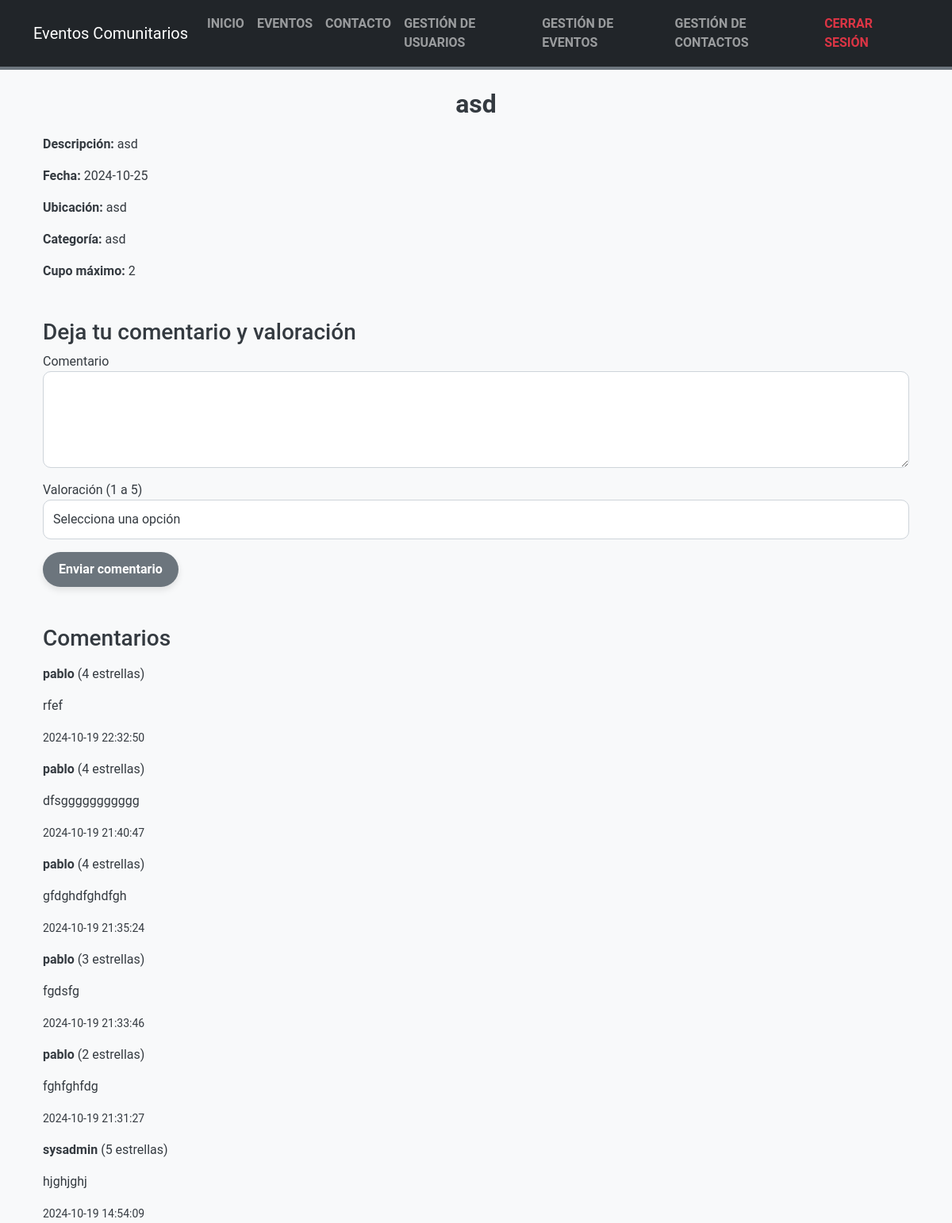
Screenshot of /src/views/evento_detalles.php?id=19 (signed in) with the database file from the repository.
### tables this page shows
CREATE TABLE `eventos` (
  `id` int(11) NOT NULL,
  `titulo` varchar(100) DEFAULT NULL,
  `descripcion` text DEFAULT NULL,
  `fecha` date DEFAULT NULL,
  `ubicacion` varchar(100) DEFAULT NULL,
  `categoria` varchar(50) DEFAULT NULL,
  `cupo` int(11) DEFAULT NULL,
  `admin_id` int(11) DEFAULT NULL
);

CREATE TABLE `comentarios` (
  `id` int(11) NOT NULL,
  `evento_id` int(11) NOT NULL,
  `usuario_id` int(11) NOT NULL,
  `comentario` text NOT NULL,
  `valoracion` int(11) NOT NULL CHECK (`valoracion` >= 1 and `valoracion` <= 5),
  `fecha` timestamp NOT NULL DEFAULT current_timestamp()
);

CREATE TABLE `usuarios` (
  `id` int(11) NOT NULL,
  `nombre` varchar(100) NOT NULL,
  `email` varchar(100) DEFAULT NULL,
  `password` varchar(255) DEFAULT NULL,
  `tipo_usuario` enum('admin','usuario') DEFAULT 'usuario',
  `estado` varchar(20) DEFAULT 'habilitado'
);

### src/views/evento_detalles.php (the view, shortened to what this page needs)
<?php
include '../../includes/header.php';
include '../../config/db_connection.php';
if (isset($_GET['id'])) {
    $evento_id = intval($_GET['id']);
    $sql = "SELECT * FROM eventos WHERE id = :id";
    $stmt = $conn->prepare($sql);
    $stmt->execute(['id' => $evento_id]);
    $evento = $stmt->fetch(PDO::FETCH_ASSOC);
    if ($evento) {
        ?>
        <div class="container mt-4">
            <h2><?php echo htmlspecialchars($evento['titulo']); ?></h2>
            <p><strong>Descripción:</strong> <?php echo nl2br(htmlspecialchars($evento['descripcion'])); ?></p>
            <p><strong>Fecha:</strong> <?php echo htmlspecialchars($evento['fecha']); ?></p>
            <p><strong>Ubicación:</strong> <?php echo htmlspecialchars($evento['ubicacion']); ?></p>
            <p><strong>Categoría:</strong> <?php echo htmlspecialchars($evento['categoria']); ?></p>
            <p><strong>Cupo máximo:</strong> <?php echo htmlspecialchars($evento['cupo']); ?></p>
            <?php if (isset($_SESSION['usuario'])): ?>
                <div class="mt-5">
                    <h3>Deja tu comentario y valoración</h3>
                    <form method="POST" action="evento_comentar.php?id=<?php echo $evento_id; ?>">
                        <div class="form-group mb-3">
                            <label for="comentario">Comentario</label>
                            <textarea class="form-control" id="comentario" name="comentario" rows="4" required></textarea>
                        </div>
                        <div class="form-group mb-3">
                            <label for="valoracion">Valoración (1 a 5)</label>
                            <select class="form-control" id="valoracion" name="valoracion" required>
                                <option value="" disabled selected>Selecciona una opción</option>
                            </select>
                        </div>
                        <button type="submit" class="btn btn-primary">Enviar comentario</button>
                    </form>
                </div>
            <?php else: ?>
                <p>Inicia sesión para dejar un comentario.</p>
            <?php endif; ?>
            <h3 class="mt-5">Comentarios</h3>
            <?php
            $sql_comentarios = "SELECT c.comentario, c.valoracion, c.fecha, u.nombre
                                FROM comentarios c
                                JOIN usuarios u ON c.usuario_id = u.id
                                WHERE c.evento_id = :evento_id
                                ORDER BY c.fecha DESC";
            $stmt_comentarios = $conn->prepare($sql_comentarios);
            $stmt_comentarios->execute(['evento_id' => $evento_id]);
            $comentarios = $stmt_comentarios->fetchAll(PDO::FETCH_ASSOC);
            if ($comentarios) {
                foreach ($comentarios as $comentario) {
                    echo "<div class='comentario mt-3'>";
                    echo "<p><strong>" . htmlspecialchars($comentario['nombre']) . "</strong> ";
                    echo "<span>(" . htmlspecialchars($comentario['valoracion']) . " estrellas)</span></p>";
                    echo "<p>" . nl2br(htmlspecialchars($comentario['comentario'])) . "</p>";
                    echo "<small>" . htmlspecialchars($comentario['fecha']) . "</small>";
                    echo "</div>";
                }
            } else {
                echo "<p>No hay comentarios para este evento.</p>";
            }
            ?>
        </div>
        <?php
    } else {
        echo "<div class='container mt-4'><p class='alert alert-warning'>Evento no encontrado. <a href='eventos_lista.php'>Regresar a la lista de eventos.</a></p></div>";
    }
} else {
    echo "<div class='container mt-4'><p class='alert alert-warning'>ID de evento no proporcionado.</p></div>";
}
?>

### assets/css/styles.css (style rules this page uses)
body { background-color: #f8f9fa; font-family: 'Roboto', sans-serif; color: #343a40; margin: 0; padding: 0; }
h1, h2 { color: #343a40; font-weight: 700; text-align: center; margin-bottom: 20px; }
.btn-primary { background-color: #6c757d; border: none; border-radius: 30px; padding: 10px 20px; box-shadow: 0px 4px 8px rgba(0, 0, 0, 0.1); font-weight: bold; }
.form-control { border-radius: 10px; border: 1px solid #ced4da; padding: 12px; background-color: #ffffff; color: #343a40; }

### rows the page displays
eventos: titulo "asd", descripcion "asd", fecha "2024-10-25", ubicacion "asd", categoria "asd", cupo "2"
comentarios: usuario.nombre "pablo", valoracion "4", comentario "rfef", fecha "2024-10-19 22:32:50"
comentarios: usuario.nombre "pablo", valoracion "4", comentario "dfsggggggggggg", fecha "2024-10-19 21:40:47"
comentarios: usuario.nombre "pablo", valoracion "4", comentario "gfdghdfghdfgh", fecha "2024-10-19 21:35:24"
comentarios: usuario.nombre "pablo", valoracion "3", comentario "fgdsfg", fecha "2024-10-19 21:33:46"
comentarios: usuario.nombre "pablo", valoracion "2", comentario "fghfghfdg", fecha "2024-10-19 21:31:27"
comentarios: usuario.nombre "sysadmin", valoracion "5", comentario "hjghjghj", fecha "2024-10-19 14:54:09"
